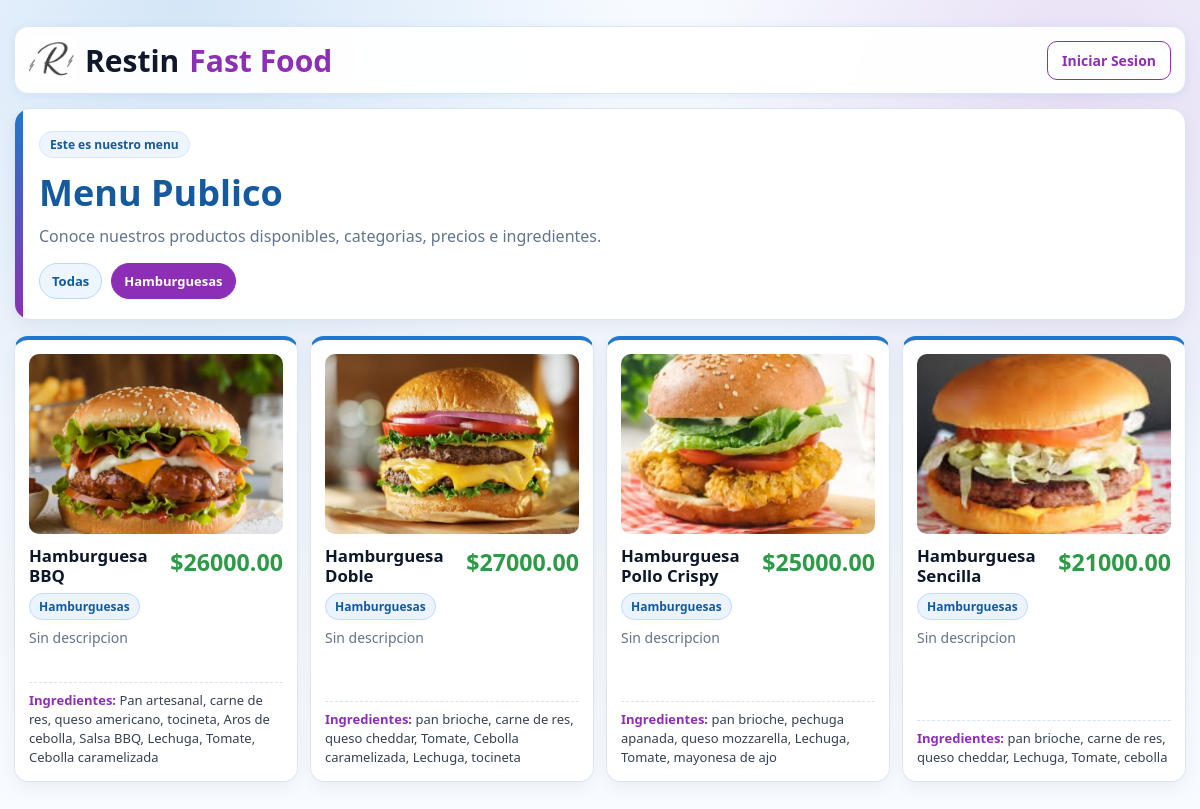
The page /?categoria=1 on the database its author committed.
### products/models.py (models this page shows, shortened)
class Categoria(models.Model):
    nombre = models.CharField(max_length=100, unique=True)

class Producto(models.Model):
    nombre = models.CharField(max_length=100, unique=True)
    descripcion = models.TextField(blank=True, null=True)
    categoria = models.ForeignKey(Categoria, on_delete=models.CASCADE, related_name="productos")
    precio = models.DecimalField(max_digits=10, decimal_places=2)
    imagen = models.ImageField(upload_to='productos/', blank=True, null=True)
    ingredientes = models.ManyToManyField(Ingrediente, blank=True, related_name="productos")
    disponible = models.BooleanField(default=True, help_text="¿El producto está activo para ventas?")

class ProductoIngrediente(models.Model):
    producto = models.ForeignKey(Producto, on_delete=models.CASCADE)
    ingrediente = models.ForeignKey(Ingrediente, on_delete=models.CASCADE)
    cantidad = models.PositiveIntegerField(default=1, help_text="Cantidad de ingrediente necesaria por unidad de producto")
    class Meta:
        unique_together = ('producto', 'ingrediente')

class Ingrediente(models.Model):
    UNIDAD_CHOICES = [
        ('unidad', 'Unidad'),
        ('gramo', 'Gramo'),
        ('kilogramo', 'Kilogramo'),
        ('mililitro', 'Mililitro'),
        ('litro', 'Litro'),
        ('porcion', 'Porción'),
    ]
    nombre = models.CharField(max_length=100, unique=True)
    stock = models.PositiveIntegerField(default=0, help_text="Cantidad disponible en inventario")
    unidad_medida = models.CharField(max_length=20, choices=UNIDAD_CHOICES, default='unidad')

### ventas/views.py (the view)
# urls.py: path('', PublicMenuView.as_view(), name='public_menu'),
class PublicMenuView(ListView):
    model = Producto
    template_name = 'ventas/public_menu.html'
    context_object_name = 'productos'
    def get_queryset(self):
        from django.db.models import F, OuterRef, Exists
        from products.models import ProductoIngrediente
        queryset = super().get_queryset().filter(disponible=True).select_related('categoria').prefetch_related(
            'productoingrediente_set__ingrediente',
            'ingredientes',
        )
        categoria_id = self.request.GET.get('categoria')
        if categoria_id:
            queryset = queryset.filter(categoria_id=categoria_id)
        queryset = queryset.filter(productoingrediente__isnull=False).distinct()
        pi_sub = ProductoIngrediente.objects.filter(
            producto=OuterRef('pk'),
            ingrediente__stock__lt=F('cantidad')
        )
        queryset = queryset.annotate(
            tiene_faltante=Exists(pi_sub)
        ).filter(tiene_faltante=False)
        return queryset.order_by('categoria__nombre', 'nombre')
    def get_context_data(self, **kwargs):
        context = super().get_context_data(**kwargs)
        context['categorias'] = Categoria.objects.filter(productos__in=context['productos']).distinct().order_by('nombre')
        context['productos_total'] = context['productos'].count()
        categoria_id = self.request.GET.get('categoria')
        if categoria_id:
            try:
                context['categoria_seleccionada'] = Categoria.objects.get(id=categoria_id)
            except Categoria.DoesNotExist:
                pass
        return context

### ventas/templates/ventas/public_menu.html (shortened to what this page needs)
{% load static %}
<!DOCTYPE html>
<html lang="es">
<head>
</head>
<body>
    <div class="wrap">
        <header class="topbar">
            <div class="brand">
                <img class="brand-logo" src="{% static 'ventas/restin2.jpeg' %}?v=20260513" alt="Restin logo">
                Restin <span>Fast Food</span>
            </div>
            <a class="btn-login" href="/login/">Iniciar Sesion</a>
        </header>
        <section class="hero" id="menu">
            <div class="hero-badge">Este es nuestro menu</div>
            <h1>Menu Publico</h1>
            <p>Conoce nuestros productos disponibles, categorias, precios e ingredientes.</p>
            <div class="chips">
                <a href="/" class="chip {% if not categoria_seleccionada %}active{% endif %}">Todas</a>
                {% for categoria in categorias %}
                    <a href="/?categoria={{ categoria.id }}" class="chip {% if categoria_seleccionada and categoria_seleccionada.id == categoria.id %}active{% endif %}">{{ categoria.nombre }}</a>
                {% endfor %}
            </div>
        </section>
        {% if productos %}
            <section class="grid" aria-label="Menu visual de productos">
                {% for producto in productos %}
                    <article class="card">
                        {% if producto.imagen %}
                            <img class="card-image" src="{{ producto.imagen.url }}" alt="{{ producto.nombre }}">
                        {% endif %}
                        <div class="card-head">
                            <div class="card-title-wrap">
                                <div class="name">{{ producto.nombre }}</div>
                                <span class="cat">{{ producto.categoria.nombre }}</span>
                            </div>
                            <div class="price">${{ producto.precio }}</div>
                        </div>
                        <p class="desc">{% if producto.descripcion %}{{ producto.descripcion }}{% else %}Sin descripcion{% endif %}</p>
                        <div class="ingredients">
                            <strong>Ingredientes:</strong>
                            {% if producto.productoingrediente_set.all %}
                                {% for pi in producto.productoingrediente_set.all %}
                                    {{ pi.ingrediente.nombre }}{% if not forloop.last %}, {% endif %}
                                {% endfor %}
                            {% elif producto.ingredientes.all %}
                                {% for ingrediente in producto.ingredientes.all %}
                                    {{ ingrediente.nombre }}{% if not forloop.last %}, {% endif %}
                                {% endfor %}
                            {% else %}
                                Sin ingredientes registrados
                            {% endif %}
                        </div>
                    </article>
                {% endfor %}
            </section>
        {% else %}
            <section class="empty">
                No hay productos disponibles para mostrar en este momento.
            </section>
        {% endif %}
    </div>
</body>
</html>

### ventas/templates/ventas/public_menu.html (style rules this page uses)
:root { --bg: #f5f8fc; --panel: #ffffff; --line: #dbe5f2; --text: #0f172a; --muted: #64748b; --blue: #1f78d1; --blue-dark: #155a9f; --purple: #8d2fb6; --success: #2e9a47; }
* { box-sizing: border-box; }
body { margin: 0; font-family: "Segoe UI", Tahoma, Geneva, Verdana, sans-serif; background: radial-gradient(circle at 15% 0%, rgba(31, 120, 209, 0.16), transparent 35%), radial-gradient(circle at 90% 10%, rgba(141, 47, 182, 0.14), transparent 30%), linear-gradient(180deg, #f7fbff 0%, #eef4fb 48%, #f8fbff 100%); color: var(--text); }
.wrap { width: min(1180px, 100% - 28px); margin: 0 auto; padding: 16px 0 34px; }
.topbar { position: sticky; top: 0; z-index: 10; background: rgba(255, 255, 255, 0.95); backdrop-filter: blur(8px); border: 1px solid var(--line); border-radius: 14px; box-shadow: 0 2px 10px rgba(21, 101, 192, 0.08); margin-top: 10px; padding: 10px 14px; display: grid; grid-template-columns: 1fr auto; align-items: center; gap: 14px; }
.brand { display: inline-flex; align-items: center; gap: 10px; font-weight: 800; font-size: 30px; }
.brand-logo { width: 46px; height: 46px; border-radius: 8px; object-fit: cover; }
.brand span { color: var(--purple); }
.btn-login { border: 1px solid var(--purple); color: var(--purple); background: #fff; border-radius: 10px; padding: 9px 14px; font-size: 14px; font-weight: 700; text-decoration: none; transition: .18s ease; }
.hero { margin-top: 14px; background: var(--panel); color: var(--text); border: 1px solid var(--line); border-radius: 16px; padding: 22px 24px 20px; box-shadow: 0 6px 16px rgba(2, 19, 45, 0.05); position: relative; overflow: hidden; }
.hero::after { content: ""; position: absolute; inset: 0 auto 0 0; width: 8px; background: linear-gradient(180deg, var(--blue), var(--purple)); }
.hero-badge { display: inline-flex; align-items: center; border: 1px solid #d8e6f7; background: #eef5ff; color: var(--blue-dark); border-radius: 999px; padding: 4px 10px; font-size: 12px; font-weight: 700; margin-bottom: 10px; position: relative; z-index: 1; }
.hero h1 { margin: 0; font-size: clamp(1.9rem, 3vw, 2.4rem); color: var(--blue-dark); position: relative; z-index: 1; }
.hero p { margin: 8px 0 0; color: var(--muted); font-size: 1rem; position: relative; z-index: 1; }
.chips { display: flex; flex-wrap: wrap; gap: 9px; margin-top: 16px; position: relative; z-index: 1; }
.chip { text-decoration: none; padding: 8px 12px; border-radius: 999px; border: 1px solid #b9d8fa; color: var(--blue-dark); background: #edf5ff; font-size: 13px; font-weight: 700; }
.chip.active, .chip:hover { background: var(--purple); border-color: var(--purple); color: #fff; }
.grid { margin-top: 16px; display: grid; grid-template-columns: repeat(auto-fill, minmax(270px, 1fr)); gap: 12px; }
.card { background: var(--panel); border: 1px solid var(--line); border-top: 4px solid var(--blue); border-radius: 14px; padding: 14px; box-shadow: 0 6px 16px rgba(2, 19, 45, 0.05); display: flex; flex-direction: column; min-height: 260px; }
.card-image { width: 100%; height: 180px; object-fit: cover; border-radius: 10px; margin-bottom: 12px; background: linear-gradient(135deg, #eff6ff, #f5e9fb); }
.card-head { display: grid; grid-template-columns: minmax(0, 1fr) auto; gap: 10px; align-items: start; }
.card-title-wrap { min-width: 0; }
.name { font-size: 1.05rem; font-weight: 800; line-height: 1.2; display: -webkit-box; -webkit-line-clamp: 2; -webkit-box-orient: vertical; overflow: hidden; }
.price { color: var(--success); font-weight: 800; font-size: clamp(1.15rem, 2.4vw, 1.45rem); text-align: right; white-space: nowrap; max-width: 138px; overflow: hidden; text-overflow: ellipsis; }
.cat { margin-top: 7px; display: inline-block; border: 1px solid #bfdbfe; background: #ebf3ff; color: var(--blue-dark); border-radius: 999px; padding: 4px 9px; font-size: 12px; font-weight: 700; }
.desc { margin-top: 8px; color: var(--muted); font-size: 14px; min-height: 40px; }
.ingredients { margin-top: 10px; border-top: 1px dashed #d7e3f1; padding-top: 8px; color: #374151; font-size: 13px; line-height: 1.45; margin-top: auto; }
.ingredients strong { color: var(--purple); }

### rows shown on the page
Categoria: nombre "Hamburguesas"
Producto: imagen (picture), nombre "Hamburguesa BBQ", categoria.nombre "Hamburguesas", precio "26000.00", descripcion "Sin descripcion"
ProductoIngrediente: ingrediente.nombre "Pan artesanal"
ProductoIngrediente: ingrediente.nombre "carne de res"
ProductoIngrediente: ingrediente.nombre "queso americano"
ProductoIngrediente: ingrediente.nombre "tocineta"
ProductoIngrediente: ingrediente.nombre "Aros de cebolla"
ProductoIngrediente: ingrediente.nombre "Salsa BBQ"
ProductoIngrediente: ingrediente.nombre "Lechuga"
ProductoIngrediente: ingrediente.nombre "Tomate"
ProductoIngrediente: ingrediente.nombre "Cebolla caramelizada"
Producto: imagen (picture), nombre "Hamburguesa Doble", categoria.nombre "Hamburguesas", precio "27000.00", descripcion "Sin descripcion"
ProductoIngrediente: ingrediente.nombre "pan brioche"
ProductoIngrediente: ingrediente.nombre "carne de res"
ProductoIngrediente: ingrediente.nombre "queso cheddar"
ProductoIngrediente: ingrediente.nombre "Tomate"
ProductoIngrediente: ingrediente.nombre "Cebolla caramelizada"
ProductoIngrediente: ingrediente.nombre "Lechuga"
ProductoIngrediente: ingrediente.nombre "tocineta"
Producto: imagen (picture), nombre "Hamburguesa Pollo Crispy", categoria.nombre "Hamburguesas", precio "25000.00", descripcion "Sin descripcion"
ProductoIngrediente: ingrediente.nombre "pan brioche"
ProductoIngrediente: ingrediente.nombre "pechuga apanada"
ProductoIngrediente: ingrediente.nombre "queso mozzarella"
ProductoIngrediente: ingrediente.nombre "Lechuga"
ProductoIngrediente: ingrediente.nombre "Tomate"
ProductoIngrediente: ingrediente.nombre "mayonesa de ajo"
Producto: imagen (picture), nombre "Hamburguesa Sencilla", categoria.nombre "Hamburguesas", precio "21000.00", descripcion "Sin descripcion"
ProductoIngrediente: ingrediente.nombre "pan brioche"
ProductoIngrediente: ingrediente.nombre "carne de res"
ProductoIngrediente: ingrediente.nombre "queso cheddar"
ProductoIngrediente: ingrediente.nombre "Lechuga"
ProductoIngrediente: ingrediente.nombre "Tomate"
ProductoIngrediente: ingrediente.nombre "cebolla"
